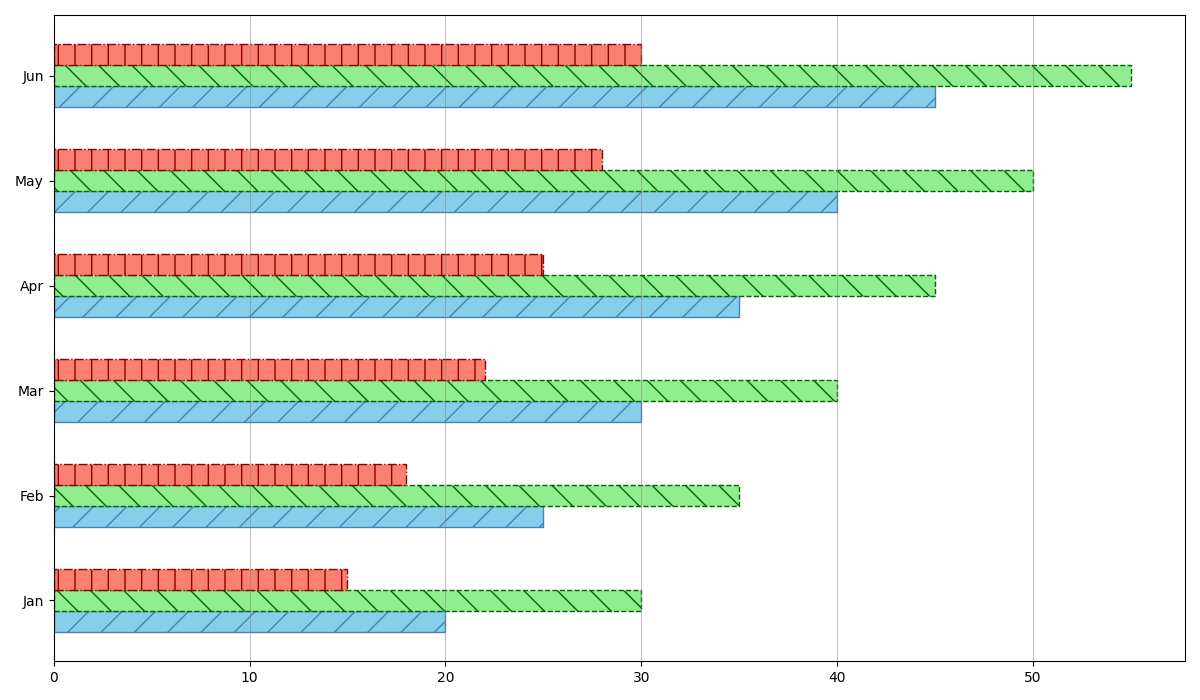

Reproduce this figure in Python.
import matplotlib.pyplot as plt
import numpy as np

months = ['Jan', 'Feb', 'Mar', 'Apr', 'May', 'Jun']
cats = [20, 25, 30, 35, 40, 45]
dogs = [30, 35, 40, 45, 50, 55]
fish = [15, 18, 22, 25, 28, 30]

fig, ax = plt.subplots(figsize=(12, 7))

y = np.arange(len(months))
bar_height = 0.2

# Shuffled the colors assigned to each data group
ax.barh(y - bar_height, cats, height=bar_height, color='skyblue', edgecolor='steelblue', linestyle='-', hatch='/')
ax.barh(y, dogs, height=bar_height, color='lightgreen', edgecolor='darkgreen', linestyle='--', hatch='\\')
ax.barh(y + bar_height, fish, height=bar_height, color='salmon', edgecolor='darkred', linestyle='-.', hatch='|')

ax.set_yticks(y)
ax.set_yticklabels(months)
ax.xaxis.grid(True, which='major', linestyle='-', linewidth=0.5, color='gray', alpha=0.7)

plt.tight_layout()
plt.show()
